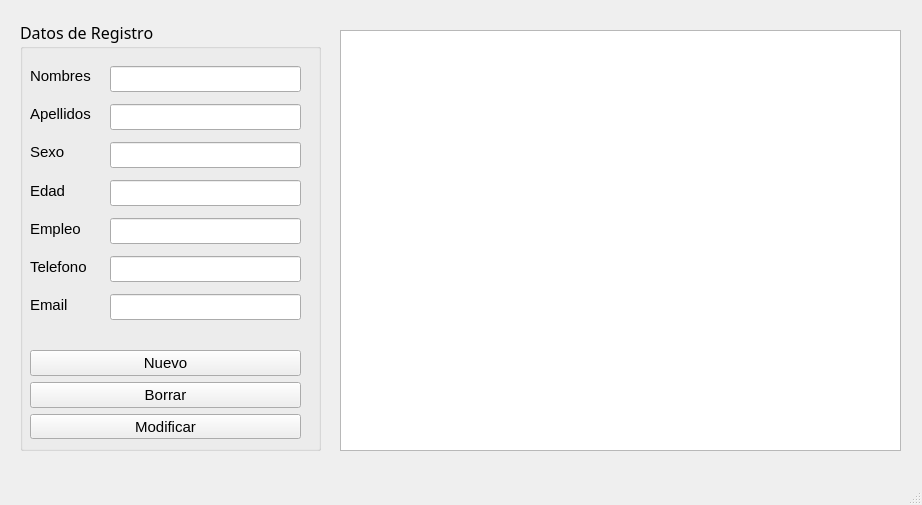
<?xml version="1.0" encoding="UTF-8"?>
<ui version="4.0">
 <class>MainWindow</class>
 <widget class="QMainWindow" name="MainWindow">
  <property name="geometry">
   <rect>
    <x>0</x>
    <y>0</y>
    <width>922</width>
    <height>505</height>
   </rect>
  </property>
  <property name="windowTitle">
   <string>Gestor de Personal</string>
  </property>
  <property name="windowIcon">
   <iconset>
    <normaloff>../../../Downloads/usuario.png</normaloff>../../../Downloads/usuario.png</iconset>
  </property>
  <widget class="QWidget" name="centralwidget">
   <widget class="QGroupBox" name="groupBox">
    <property name="geometry">
     <rect>
      <x>20</x>
      <y>20</y>
      <width>301</width>
      <height>431</height>
     </rect>
    </property>
    <property name="font">
     <font>
      <family>Microsoft Yi Baiti</family>
      <pointsize>12</pointsize>
     </font>
    </property>
    <property name="title">
     <string>Datos de Registro</string>
    </property>
    <widget class="QWidget" name="horizontalLayoutWidget">
     <property name="geometry">
      <rect>
       <x>10</x>
       <y>330</y>
       <width>271</width>
       <height>89</height>
      </rect>
     </property>
     <layout class="QVBoxLayout" name="verticalLayout_3">
      <item>
       <widget class="QPushButton" name="boton_nuevo">
        <property name="font">
         <font>
          <family>Microsoft Sans Serif</family>
          <pointsize>11</pointsize>
         </font>
        </property>
        <property name="text">
         <string>Nuevo</string>
        </property>
       </widget>
      </item>
      <item>
       <widget class="QPushButton" name="boton_borrar">
        <property name="font">
         <font>
          <family>Microsoft Sans Serif</family>
          <pointsize>11</pointsize>
         </font>
        </property>
        <property name="text">
         <string>Borrar</string>
        </property>
       </widget>
      </item>
      <item>
       <widget class="QPushButton" name="boton_modificar">
        <property name="font">
         <font>
          <family>Microsoft Sans Serif</family>
          <pointsize>11</pointsize>
         </font>
        </property>
        <property name="text">
         <string>Modificar</string>
        </property>
       </widget>
      </item>
     </layout>
    </widget>
    <widget class="QWidget" name="">
     <property name="geometry">
      <rect>
       <x>10</x>
       <y>40</y>
       <width>64</width>
       <height>261</height>
      </rect>
     </property>
     <layout class="QVBoxLayout" name="verticalLayout">
      <item>
       <widget class="QLabel" name="label_nombre">
        <property name="font">
         <font>
          <family>Microsoft Sans Serif</family>
          <pointsize>11</pointsize>
         </font>
        </property>
        <property name="text">
         <string>Nombres</string>
        </property>
       </widget>
      </item>
      <item>
       <widget class="QLabel" name="label_apellido">
        <property name="font">
         <font>
          <family>Microsoft Sans Serif</family>
          <pointsize>11</pointsize>
         </font>
        </property>
        <property name="text">
         <string>Apellidos</string>
        </property>
       </widget>
      </item>
      <item>
       <widget class="QLabel" name="label_sexo">
        <property name="font">
         <font>
          <family>Microsoft Sans Serif</family>
          <pointsize>11</pointsize>
         </font>
        </property>
        <property name="text">
         <string>Sexo</string>
        </property>
       </widget>
      </item>
      <item>
       <widget class="QLabel" name="label_edad">
        <property name="font">
         <font>
          <family>Microsoft Sans Serif</family>
          <pointsize>11</pointsize>
         </font>
        </property>
        <property name="text">
         <string>Edad</string>
        </property>
       </widget>
      </item>
      <item>
       <widget class="QLabel" name="label_empleo">
        <property name="font">
         <font>
          <family>Microsoft Sans Serif</family>
          <pointsize>11</pointsize>
         </font>
        </property>
        <property name="text">
         <string>Empleo</string>
        </property>
       </widget>
      </item>
      <item>
       <widget class="QLabel" name="label_numero">
        <property name="font">
         <font>
          <family>Microsoft Sans Serif</family>
          <pointsize>11</pointsize>
         </font>
        </property>
        <property name="text">
         <string>Telefono</string>
        </property>
       </widget>
      </item>
      <item>
       <widget class="QLabel" name="label_email">
        <property name="font">
         <font>
          <family>Microsoft Sans Serif</family>
          <pointsize>11</pointsize>
         </font>
        </property>
        <property name="text">
         <string>Email</string>
        </property>
       </widget>
      </item>
     </layout>
    </widget>
    <widget class="QWidget" name="">
     <property name="geometry">
      <rect>
       <x>90</x>
       <y>40</y>
       <width>191</width>
       <height>271</height>
      </rect>
     </property>
     <layout class="QVBoxLayout" name="verticalLayout_2">
      <item>
       <widget class="QLineEdit" name="line_nombre">
        <property name="font">
         <font>
          <family>Microsoft Sans Serif</family>
          <pointsize>11</pointsize>
         </font>
        </property>
       </widget>
      </item>
      <item>
       <widget class="QLineEdit" name="line_apellido">
        <property name="font">
         <font>
          <family>Microsoft Sans Serif</family>
          <pointsize>11</pointsize>
         </font>
        </property>
       </widget>
      </item>
      <item>
       <widget class="QLineEdit" name="line_sexo">
        <property name="font">
         <font>
          <family>Microsoft Sans Serif</family>
          <pointsize>11</pointsize>
         </font>
        </property>
       </widget>
      </item>
      <item>
       <widget class="QLineEdit" name="line_edad">
        <property name="font">
         <font>
          <family>Microsoft Sans Serif</family>
          <pointsize>11</pointsize>
         </font>
        </property>
       </widget>
      </item>
      <item>
       <widget class="QLineEdit" name="line_empleo">
        <property name="font">
         <font>
          <family>Microsoft Sans Serif</family>
          <pointsize>11</pointsize>
         </font>
        </property>
       </widget>
      </item>
      <item>
       <widget class="QLineEdit" name="line_telefono">
        <property name="font">
         <font>
          <family>Microsoft Sans Serif</family>
          <pointsize>11</pointsize>
         </font>
        </property>
       </widget>
      </item>
      <item>
       <widget class="QLineEdit" name="line_email">
        <property name="font">
         <font>
          <family>Microsoft Sans Serif</family>
          <pointsize>11</pointsize>
         </font>
        </property>
       </widget>
      </item>
     </layout>
    </widget>
   </widget>
   <widget class="QTableView" name="tabla">
    <property name="geometry">
     <rect>
      <x>340</x>
      <y>30</y>
      <width>561</width>
      <height>421</height>
     </rect>
    </property>
   </widget>
  </widget>
  <widget class="QMenuBar" name="menubar">
   <property name="geometry">
    <rect>
     <x>0</x>
     <y>0</y>
     <width>922</width>
     <height>22</height>
    </rect>
   </property>
  </widget>
  <widget class="QStatusBar" name="statusbar"/>
 </widget>
 <resources/>
 <connections/>
</ui>
